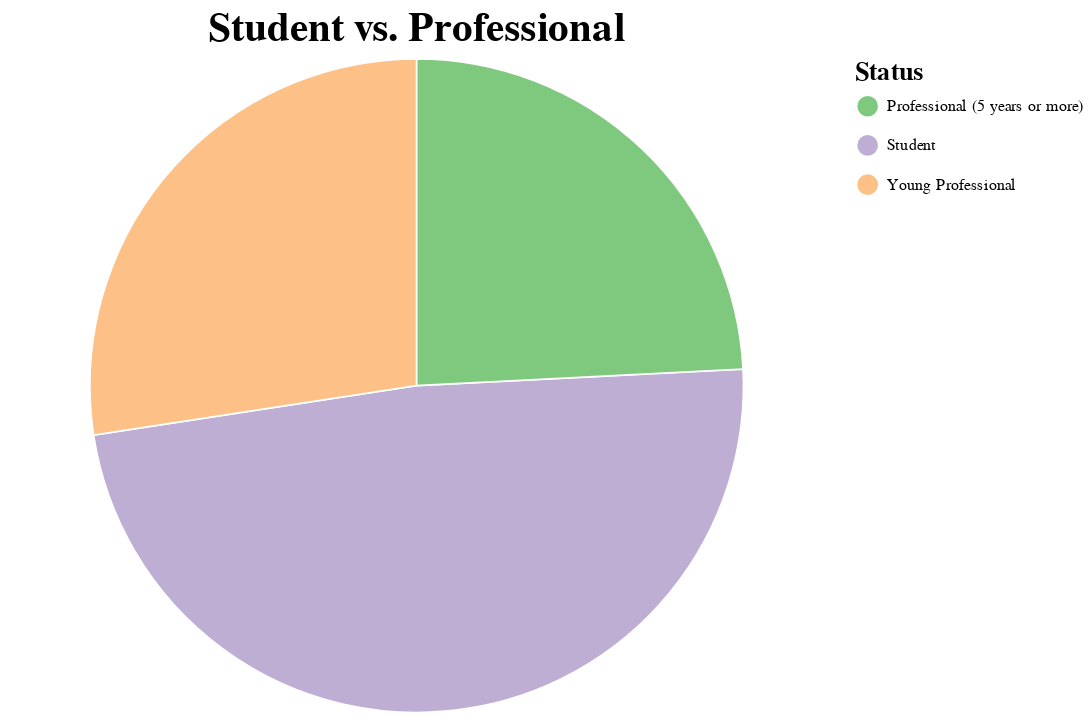

The notebook cell this image was saved under:
### Markdown cell above
## 2. Status

### Code cell
status_counts = df['Status'].value_counts().reset_index()
status_counts.columns = ['Status', 'Count']
status_chart = alt.Chart(status_counts).mark_arc(stroke="white").encode(
    theta=alt.Theta(field="Count", type="quantitative"),
    color=alt.Color('Status:N', scale=alt.Scale(scheme='accent')),
    tooltip=['Status', 'Count']
).properties(
    width=500,
    height=400,
    title='Student vs. Professional'
).configure_title(
    fontSize=25
).configure_legend(
    titleFontSize=16,
    labelFontSize=10,
    symbolSize=200  
)


status_chart

### Figure 1 — Vega-Lite specification as saved in the notebook (floating-point values rounded to 4 significant figures)
{"config": {"view": {"continuousWidth": 300, "continuousHeight": 300}, "legend": {"labelFontSize": 10, "symbolSize": 200, "titleFontSize": 16}, "title": {"fontSize": 25}}, "data": {"name": "data-8cd397e97c39fb889e2ba8c69d385dfe"}, "mark": {"type": "arc", "stroke": "white"}, "encoding": {"color": {"field": "Status", "scale": {"scheme": "accent"}, "type": "nominal"}, "theta": {"field": "Count", "type": "quantitative"}, "tooltip": [{"field": "Status", "type": "nominal"}, {"field": "Count", "type": "quantitative"}]}, "height": 400, "title": "Student vs. Professional", "width": 500, "$schema": "https://vega.github.io/schema/vega-lite/v5.17.0.json", "datasets": {"data-8cd397e97c39fb889e2ba8c69d385dfe": [{"Status": "Student", "Count": 30}, {"Status": "Young Professional", "Count": 17}, {"Status": "Professional (5 years or more)", "Count": 15}]}}
